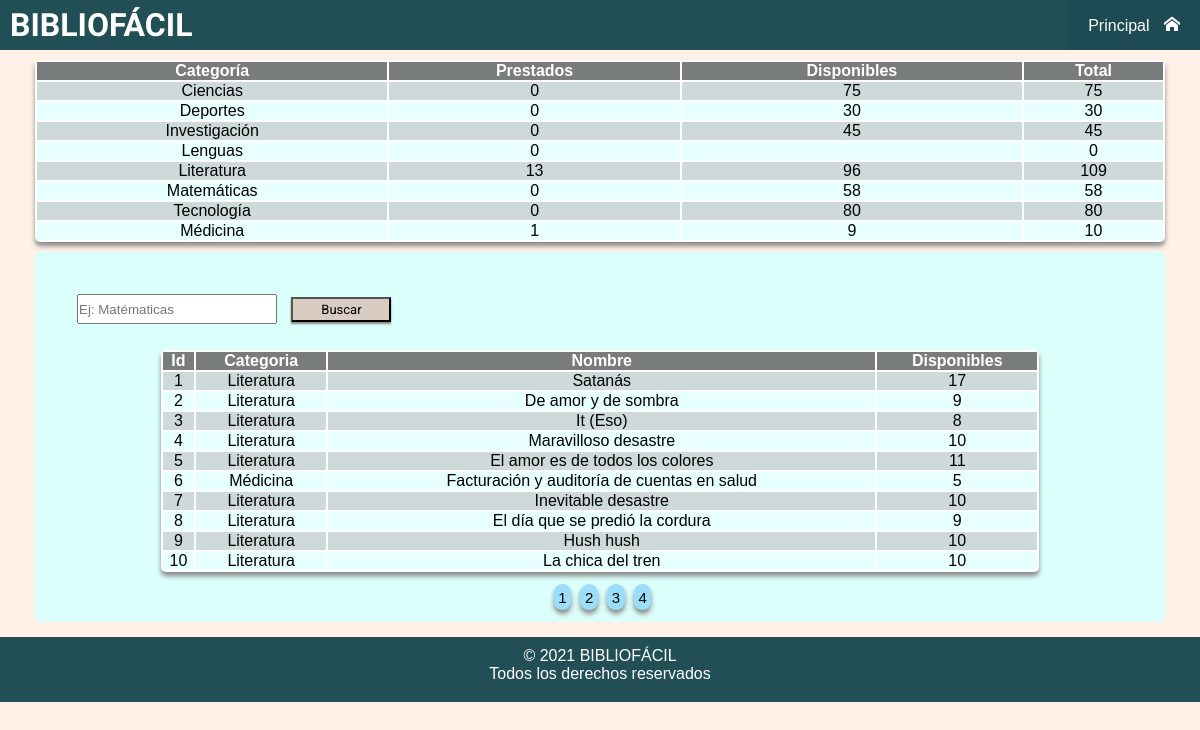
Page /Disponibilidad.php on the committed database.
### tables this page shows
CREATE TABLE `libro` (
  `id_libro` int(11) NOT NULL,
  `nombre` varchar(255) NOT NULL,
  `fo_autor` int(11) NOT NULL,
  `fo_editorial` int(11) NOT NULL,
  `fo_categoria` int(11) NOT NULL,
  `estado` int(11) NOT NULL,
  `num_ejemplares` int(2) NOT NULL,
  `ubicación` varchar(50) NOT NULL,
  `observaciones` varchar(100) NOT NULL,
  `fecha_creacion` date NOT NULL DEFAULT current_timestamp()
);

CREATE TABLE `categoria` (
  `id_categoria` int(2) NOT NULL,
  `categoria` varchar(20) NOT NULL,
  `estado` int(1) NOT NULL,
  `observaciones` varchar(100) NOT NULL,
  `fecha_creacion` date NOT NULL DEFAULT current_timestamp()
);

### Disponibilidad.php (the view, shortened to what the rows shown need)
<?php
require_once('php/Conexion_bd.php');
$disponiblidad_libros = "SELECT l.id_libro AS id_libro , c.categoria AS categoria, l.nombre AS nombre,                                 l.num_ejemplares AS num_ejemplares
                        FROM libro l
                        INNER JOIN categoria c
                        on l.fo_categoria = c.id_categoria
                        WHERE l.estado = 1
                        ";
$libro_buscado = isset($_GET['nombre']) ?$_GET['nombre'] : '';
$libro_lista = explode(' ', $libro_buscado);
$arreglo = array();
$l = 0;
foreach($libro_lista as $libro_busca)
{
    $disponiblidad_libros .=" AND nombre LIKE :search{$l}";
    $arreglo[":search{$l}"] = '%' . $libro_busca . '%';
    $l++;
}
$sentencia_conteo = $pdo->prepare($disponiblidad_libros);
$sentencia_conteo->execute($arreglo);
$resultado_sin_paginar = COUNT($sentencia_conteo->fetchAll());
$filas_a_mostrar = 10;
$pagina_actual = isset($_GET['page']) ? $_GET['page'] : 0;
$parametro_pagina_sql = $pagina_actual * $filas_a_mostrar;
$disponiblidad_libros .= " LIMIT {$parametro_pagina_sql},{$filas_a_mostrar}";
$disponibilidad=$pdo->prepare($disponiblidad_libros);
$disponibilidad->execute($arreglo);
$resultado = $disponibilidad->fetchAll();
?>
<!DOCTYPE html>
<html lang="en">
<head>
    <link rel="stylesheet" href="fonts/style.css">
        <link rel="stylesheet" href="css/hojaEstilos_disponibilidad.css">
</head>
<body>
    <header>
        <h1>BIBLIOFÁCIL</h1>
    </header>
    <section>
    <div class="div1">
    <table class="table1">
       <thead>
        <tr id="titulo_t1">
            <th>Categoría</th><th>Prestados</th><th>Disponibles</th><th>Total</th>
        </tr>
        </thead>
    </table>
    <div class="buscar" >
        <table class="table2">
            <thead>
               <tr id="titulo_t2">
                    <th>Id</th><th>Categoria</th><th>Nombre</th><th>Disponibles</th>
                </tr>
            </thead>
            <tbody>
                <?php
                foreach($resultado as $rs)
                    {
                ?>
                        <tr>
                            <td><?php echo $rs['id_libro']; ?></td>
                            <td><?php echo $rs['categoria']; ?></td>
                            <td><?php echo $rs['nombre']; ?></td>
                            <td><?php echo $rs['num_ejemplares']; ?></td>
                        </tr>
                <?php
                    }
                ?>
            </tbody>
        </table>
    </div>
</section>
</body>
</html>

### rows in the picture
libro: id_libro "1", fo_categoria.categoria "Literatura", nombre "Satanás", num_ejemplares "17"
libro: id_libro "2", fo_categoria.categoria "Literatura", nombre "De amor y de sombra", num_ejemplares "9"
libro: id_libro "3", fo_categoria.categoria "Literatura", nombre "It (Eso)", num_ejemplares "8"
libro: id_libro "4", fo_categoria.categoria "Literatura", nombre "Maravilloso desastre", num_ejemplares "10"
libro: id_libro "5", fo_categoria.categoria "Literatura", nombre "El amor es de todos los colores", num_ejemplares "11"
libro: id_libro "6", fo_categoria.categoria "Médicina", nombre "Facturación y auditoría de cuentas en salud", num_ejemplares "5"
libro: id_libro "7", fo_categoria.categoria "Literatura", nombre "Inevitable desastre", num_ejemplares "10"
libro: id_libro "8", fo_categoria.categoria "Literatura", nombre "El día que se predió la cordura", num_ejemplares "9"
libro: id_libro "9", fo_categoria.categoria "Literatura", nombre "Hush hush", num_ejemplares "10"
libro: id_libro "10", fo_categoria.categoria "Literatura", nombre "La chica del tren", num_ejemplares "10"

### other values in the picture
$total_p_ciencias "0"
$total_d_ciencias "75"
$total_ciencias "75"
$total_p_deportes "0"
$total_d_deportes "30"
$total_deportes "30"
$total_p_investigacion "0"
$total_d_investigacion "45"
$total_investigacion "45"
$total_p_lenguas "0"
$total_lenguas "0"
$total_p_literatura "13"
$total_d_literatura "96"
$total_literatura "109"
$total_p_matematicas "0"
